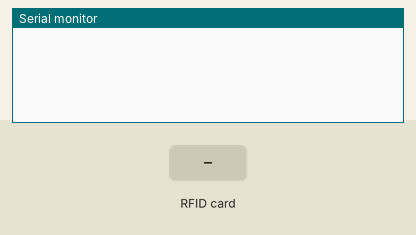
Bench run of a sketch on a simulated Arduino Uno, built with avr-gcc and run on an emulated ATmega328P. On the bench: the last lines printed to the serial monitor. The inputs (shaded band) are chosen by the test bench.

Above: at 1.2 s.
1.3 s: RFID card A9 A3 1D B4 held to the reader
At 1.7 s:
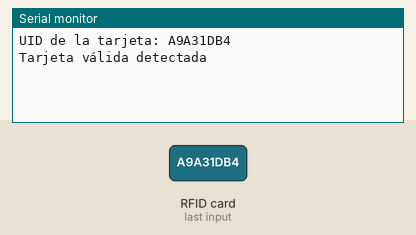
2.8 s: RFID card 5E 7A 19 C4 held to the reader
At 4.3 s:
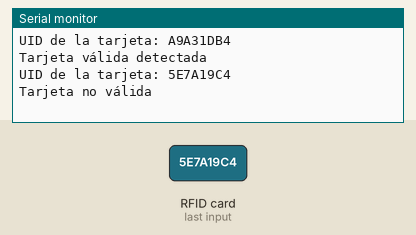

The sketch:

sen_alrfid.ino
```cpp
#include <SPI.h>
#include <MFRC522.h>

#define RST_PIN 9
#define SS_PIN 10

MFRC522 mfrc522(SS_PIN, RST_PIN);

void setup() {
  Serial.begin(9600);
  SPI.begin();
  mfrc522.PCD_Init();
}

void loop() {
  if (mfrc522.PICC_IsNewCardPresent() && mfrc522.PICC_ReadCardSerial()) {
    // Leer el UID de la tarjeta RFID
    Serial.print("UID de la tarjeta: ");
    for (byte i = 0; i < mfrc522.uid.size; i++) {
      Serial.print(mfrc522.uid.uidByte[i], HEX);
    }
    Serial.println();

    // Define el UID de la tarjeta permitida
    byte allowedUID[] = {0xA9, 0xA3, 0x1D, 0xB4};

    // Comprueba si la tarjeta es válida
    bool isCardValid = true;
    for (byte i = 0; i < mfrc522.uid.size; i++) {
      if (mfrc522.uid.uidByte[i] != allowedUID[i]) {
        isCardValid = false;
        break;
      }
    }

    if (isCardValid) {
      // Envía una señal por el puerto serial
      Serial.println("Tarjeta válida detectada");
    } else {
      Serial.println("Tarjeta no válida");
    }

    mfrc522.PICC_HaltA();
    mfrc522.PCD_StopCrypto1();
  }
}
```

Measured:
- after the input at 1.3 s, the serial monitor: prints a new line at once (image 1)
- after the input at 2.8 s, the serial monitor: prints a new line at once (image 2)
